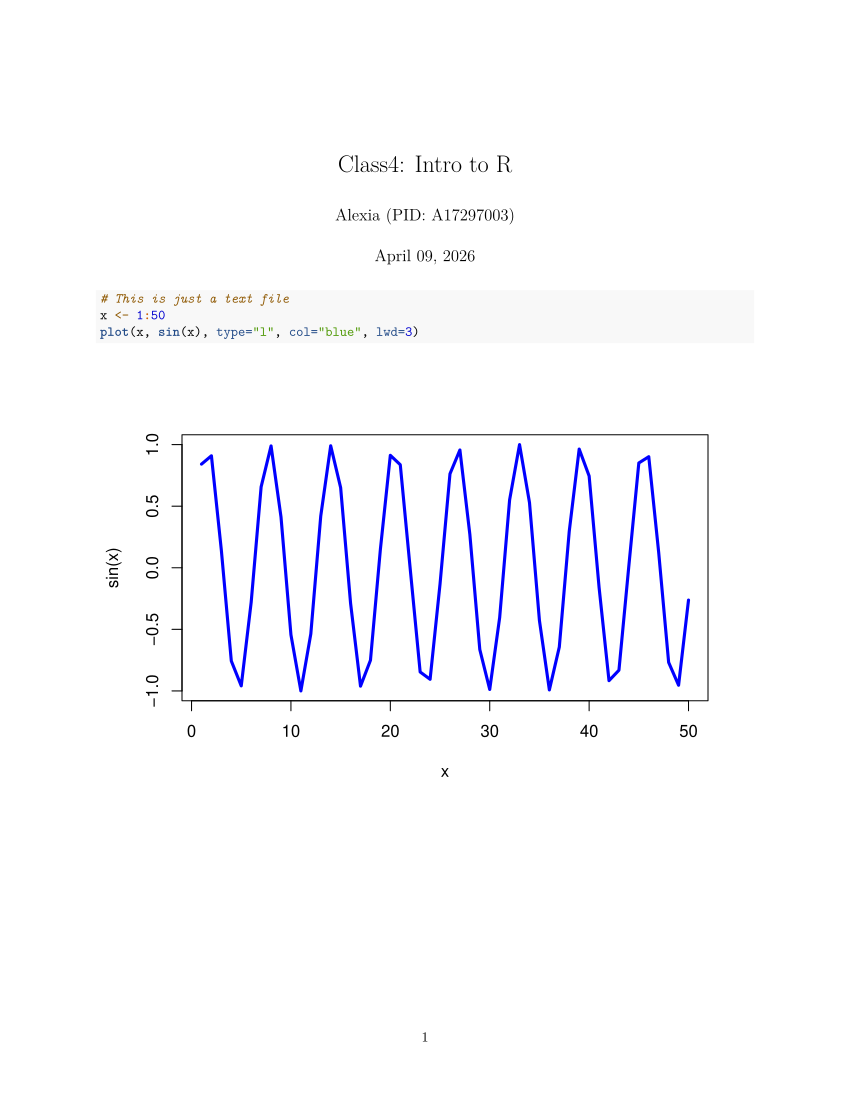

The script that drew this image:
#' ---
#' title: "Class4: Intro to R"
#' author: "Alexia (PID: A17297003)"
#' date: "April 09, 2026"
#' ---

# This is just a text file
x <- 1:50
plot(x, sin(x), type="l", col="blue", lwd=3)
